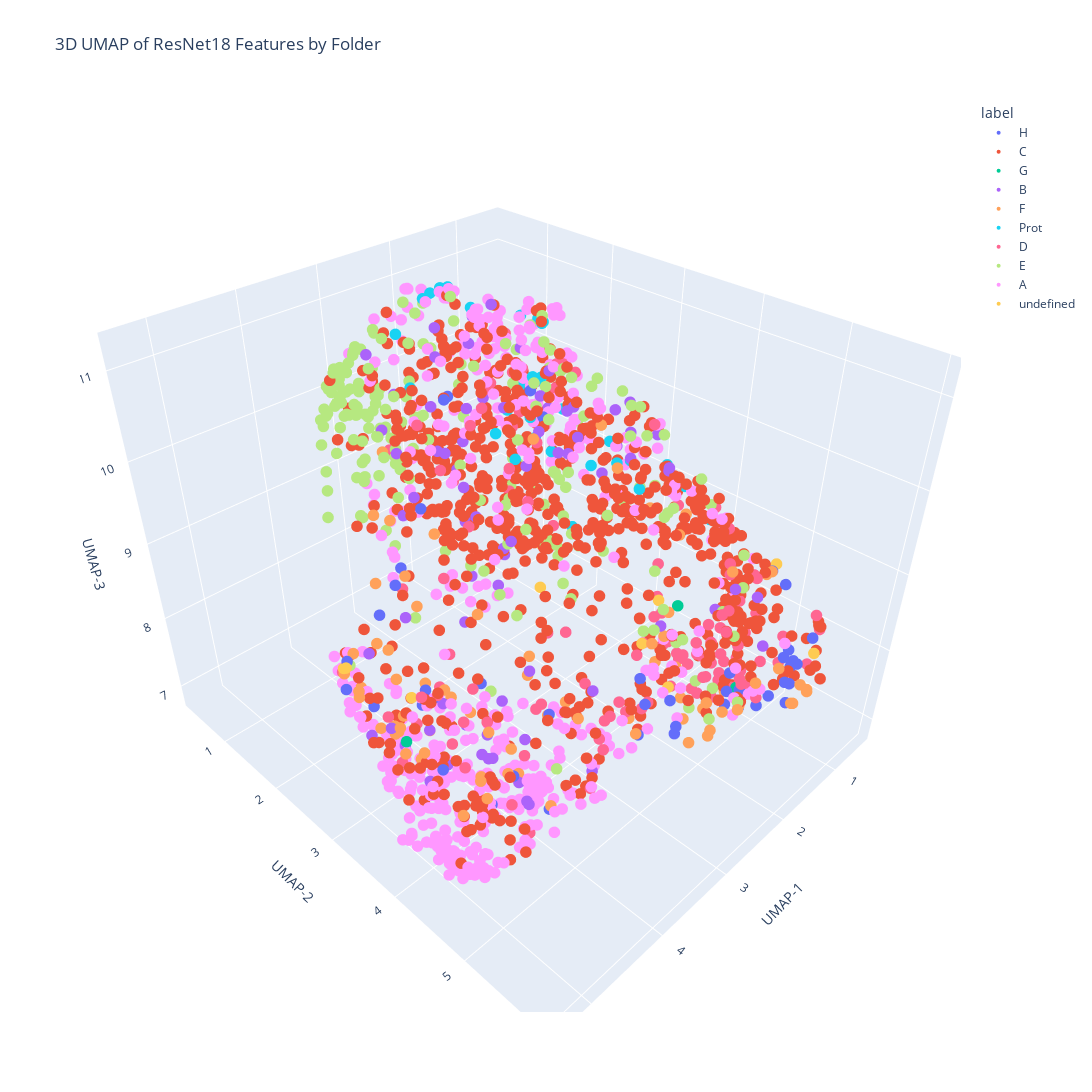

The code cell stored with this chart in its notebook:
### Code cell
import plotly.express as px
import umap

print("Running 3D UMAP...")
umap_model_3d = umap.UMAP(n_neighbors=15, min_dist=0.1, n_components=3, random_state=42)
X_umap_3d = umap_model_3d.fit_transform(features)

# Create a dataframe for Plotly
import pandas as pd
df = pd.DataFrame({
    'UMAP-1': X_umap_3d[:, 0],
    'UMAP-2': X_umap_3d[:, 1],
    'UMAP-3': X_umap_3d[:, 2],
    'label': labels
})

fig = px.scatter_3d(
    df, x='UMAP-1', y='UMAP-2', z='UMAP-3',
    color='label',
    title="3D UMAP of ResNet18 Features by Folder",
    width=1500, height=1200
)
fig.update_traces(marker=dict(size=4))

fig.show()
